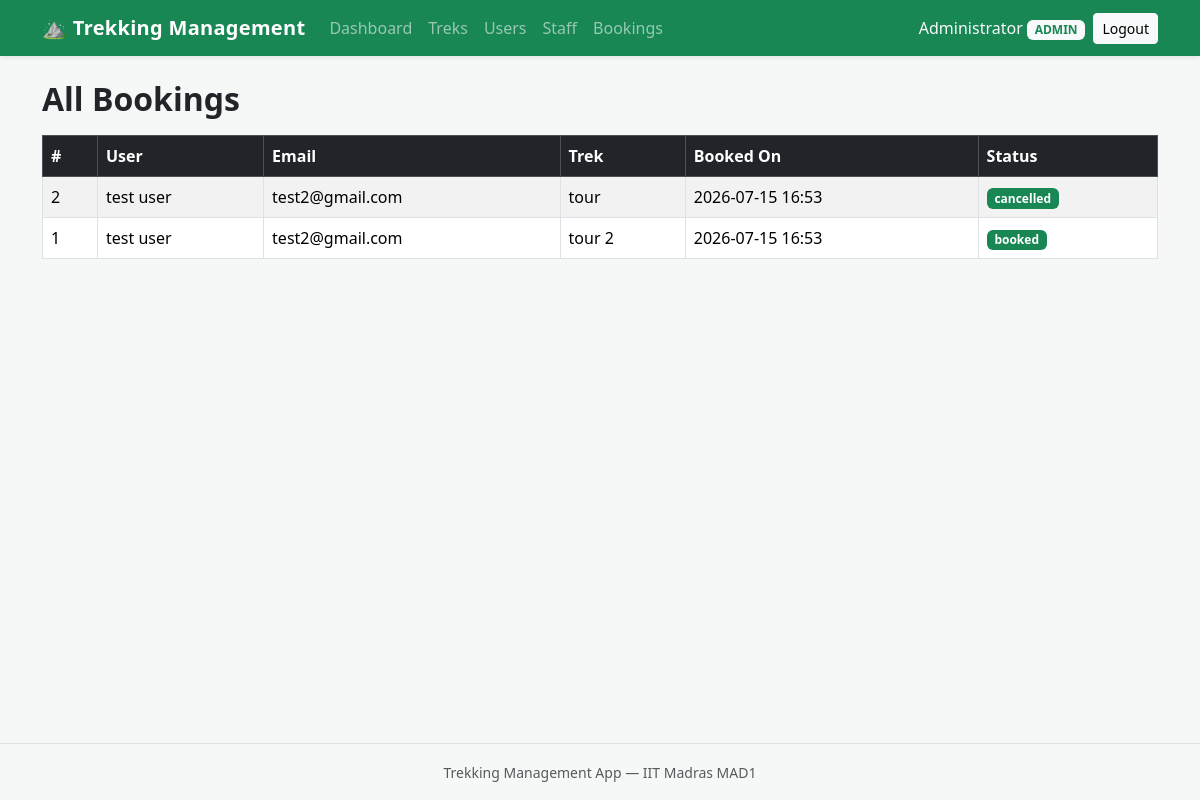
The page /admin/bookings (signed in) on the database as committed earlier.
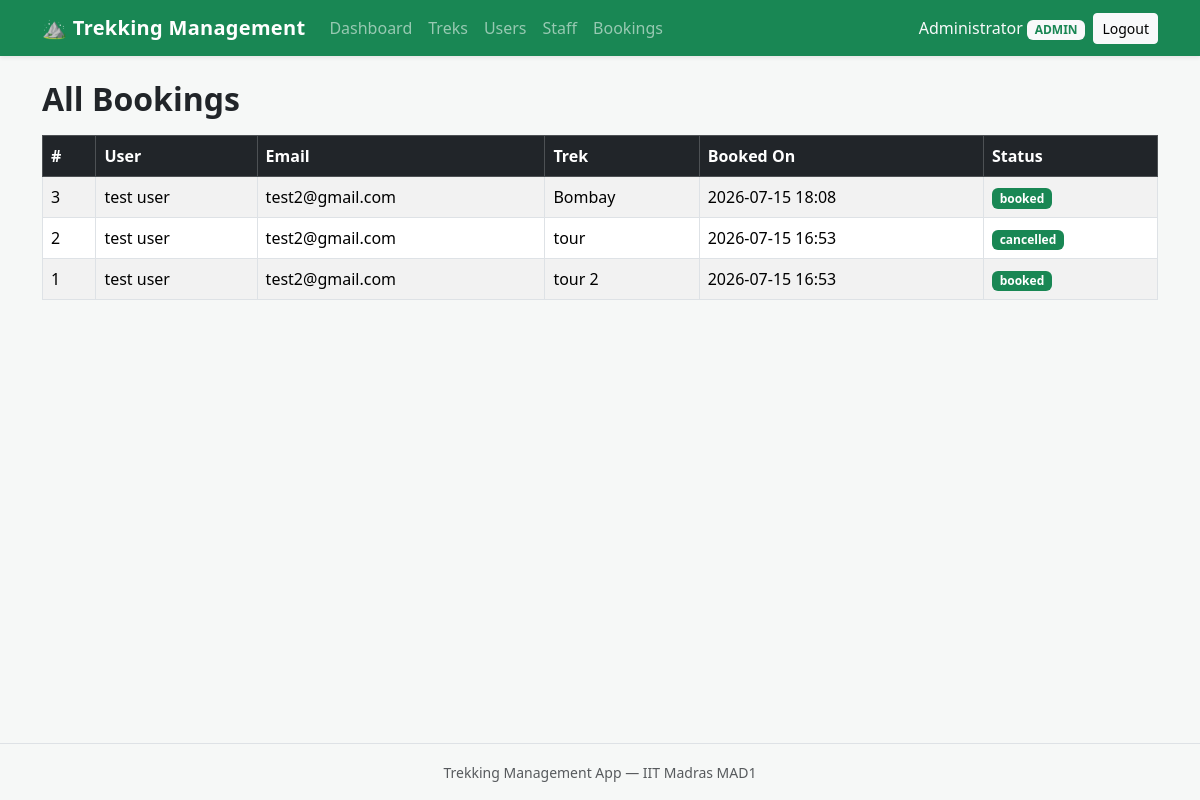
The same page on the database as committed later.
### models/booking.py (models this page shows, shortened)
class Booking(db.Model):
    __tablename__ = "bookings"
    id = db.Column(db.Integer, primary_key=True)
    user_id = db.Column(db.Integer, db.ForeignKey("users.id"), nullable=False)
    trek_id = db.Column(db.Integer, db.ForeignKey("treks.id"), nullable=False)
    booking_date = db.Column(db.DateTime, nullable=False, default=datetime.utcnow)
    status = db.Column(db.String(20), nullable=False, default="booked")

### models/user.py (models this page shows, shortened)
class User(UserMixin, db.Model):
    __tablename__ = "users"
    id = db.Column(db.Integer, primary_key=True)
    name = db.Column(db.String(80), nullable=False)
    email = db.Column(db.String(120), unique=True, nullable=False)
    password_hash = db.Column(db.String(255), nullable=False)
    role = db.Column(db.String(20), nullable=False, default="user")
    approved = db.Column(db.Boolean, nullable=False, default=False)
    blacklisted = db.Column(db.Boolean, nullable=False, default=False)
    bookings = db.relationship("Booking", backref="user", lazy=True)

### models/trek.py (models this page shows, shortened)
class Trek(db.Model):
    __tablename__ = "treks"
    id = db.Column(db.Integer, primary_key=True)
    name = db.Column(db.String(120), nullable=False)
    location = db.Column(db.String(120), nullable=False)
    difficulty = db.Column(db.String(20), nullable=True)
    duration = db.Column(db.Integer, nullable=False, default=1)
    available_slots = db.Column(db.Integer, nullable=False, default=0)
    status = db.Column(db.String(20), nullable=False, default="open")
    start_date = db.Column(db.Date, nullable=True)
    end_date = db.Column(db.Date, nullable=True)
    description = db.Column(db.Text, nullable=True)
    staff_id = db.Column(db.Integer, db.ForeignKey("users.id"), nullable=True)
    staff = db.relationship("User", backref="assigned_treks")
    bookings = db.relationship("Booking", backref="trek", lazy=True)

### routes/admin.py (the view)
@admin_bp.route("/bookings")
@admin_required
def list_bookings():
    bookings = Booking.query.order_by(Booking.booking_date.desc()).all()
    return render_template("admin/bookings.html", bookings=bookings)

### models/user.py (called while the page is built)
@login_manager.user_loader
def load_user(user_id):
    return User.query.get(int(user_id))

### routes/admin.py (called while the page is built)
def admin_required(view):
    @wraps(view)
    @login_required
    def wrapped(*args, **kwargs):
        if current_user.role != "admin":
            abort(403)
        return view(*args, **kwargs)
    return wrapped

### templates/admin/bookings.html (shortened to what this page needs)
{% extends "base.html" %}
{% block content %}
<h2 class="mb-3">All Bookings</h2>
{% if bookings %}
<div class="table-responsive">
    <table class="table table-striped table-bordered align-middle">
        <thead class="table-dark">
            <tr>
                <th>#</th>
                <th>User</th>
                <th>Email</th>
                <th>Trek</th>
                <th>Booked On</th>
                <th>Status</th>
            </tr>
        </thead>
        <tbody>
            {% for booking in bookings %}
            <tr>
                <td>{{ booking.id }}</td>
                <td>{{ booking.user.name }}</td>
                <td>{{ booking.user.email }}</td>
                <td>{{ booking.trek.name }}</td>
                <td>{{ booking.booking_date.strftime('%Y-%m-%d %H:%M') }}</td>
                <td>
                    <span class="badge bg-success">{{ booking.status }}</span>
                </td>
            </tr>
            {% endfor %}
        </tbody>
    </table>
</div>
{% else %}
<p class="text-muted">No bookings yet.</p>
{% endif %}
{% endblock %}

Rows that differ between the two databases and show on the page:
added Booking: id "3", user.name "test user", user.email "test2@gmail.com", trek.name "Bombay", booking_date "2026-07-15 18:08", status "booked"
